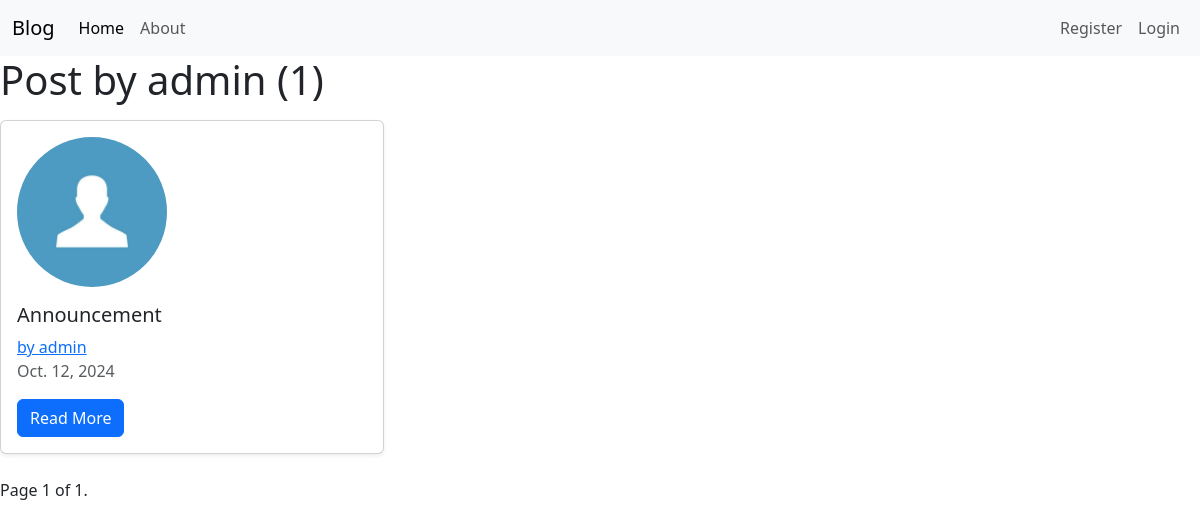
/userblogs/admin, run on the app's committed database.
### blogmain/models.py (models this page shows, shortened)
class blogs(models.Model):
    user = models.ForeignKey(User, on_delete=models.CASCADE, null=True)
    title = models.CharField(max_length= 100)
    post = models.TextField()
    date_created = models.DateField(auto_now_add=True)

### user/models.py (models this page shows, shortened)
class profile(models.Model):
    user = models.OneToOneField(User, on_delete=models.CASCADE)
    image = models.ImageField(default="default.jpg", upload_to='profile_pics')

### blogmain/views.py (the view)
# urls.py: path('userblogs/<str:username>', userblogList.as_view(), name = "userbloglist"),
class userblogList(ListView):
    model = blogs
    template_name = "blogmain/user_post.html"
    context_object_name = 'post'
    paginate_by = 6
    def get_queryset(self):
        user = get_object_or_404(User, username = self.kwargs.get("username"))
        return blogs.objects.filter(user = user).order_by("-date_created")

### blogmain/templates/blogmain/user_post.html (shortened to what this page needs)
{% extends "blogmain/base.html" %}
{% block content %}
    <div class="row">
        <h1 class="mb-3"> Post by {{ view.kwargs.username}} ({{page_obj.paginator.count}})</h1>
        {% for p in post %}
        <div class="col-md-4 mb-4">
            <div class="card shadow-sm">
                <div class="card-body">
                    <img src="{{ p.user.profile.image.url }}" alt="Profile Picture" class="rounded-circle img-fluid mb-3" style="width: 150px;">
                    <h5 class="card-title">{{ p.title }}</h5>
                    <a href="{% url 'userbloglist' p.user.username%}" class="card-text">by {{ p.user.username }}</a>
                    <p class="card-text text-muted">{{ p.date_created }}</p>
                    <a href="{% url 'detail' p.id %}" class="btn btn-primary">Read More</a>
                </div>
            </div>
        </div>
        {% endfor %}
    </div>
    <div class="pagination">
        <span class="step-links">
            <span class="current">
                Page {{ page_obj.number }} of {{ page_obj.paginator.num_pages }}.
            </span>
        </span>
    </div>
{% endblock %}

### data on the page
blogs: user.profile.image (placeholder picture), title "Announcement", user.username "admin", date_created "Oct. 12, 2024"

### other printed values
{{ view.kwargs.username }} "admin"
{{ page_obj.paginator.count }} "1"
{{ page_obj.number }} "1"
{{ page_obj.paginator.num_pages }} "1"
